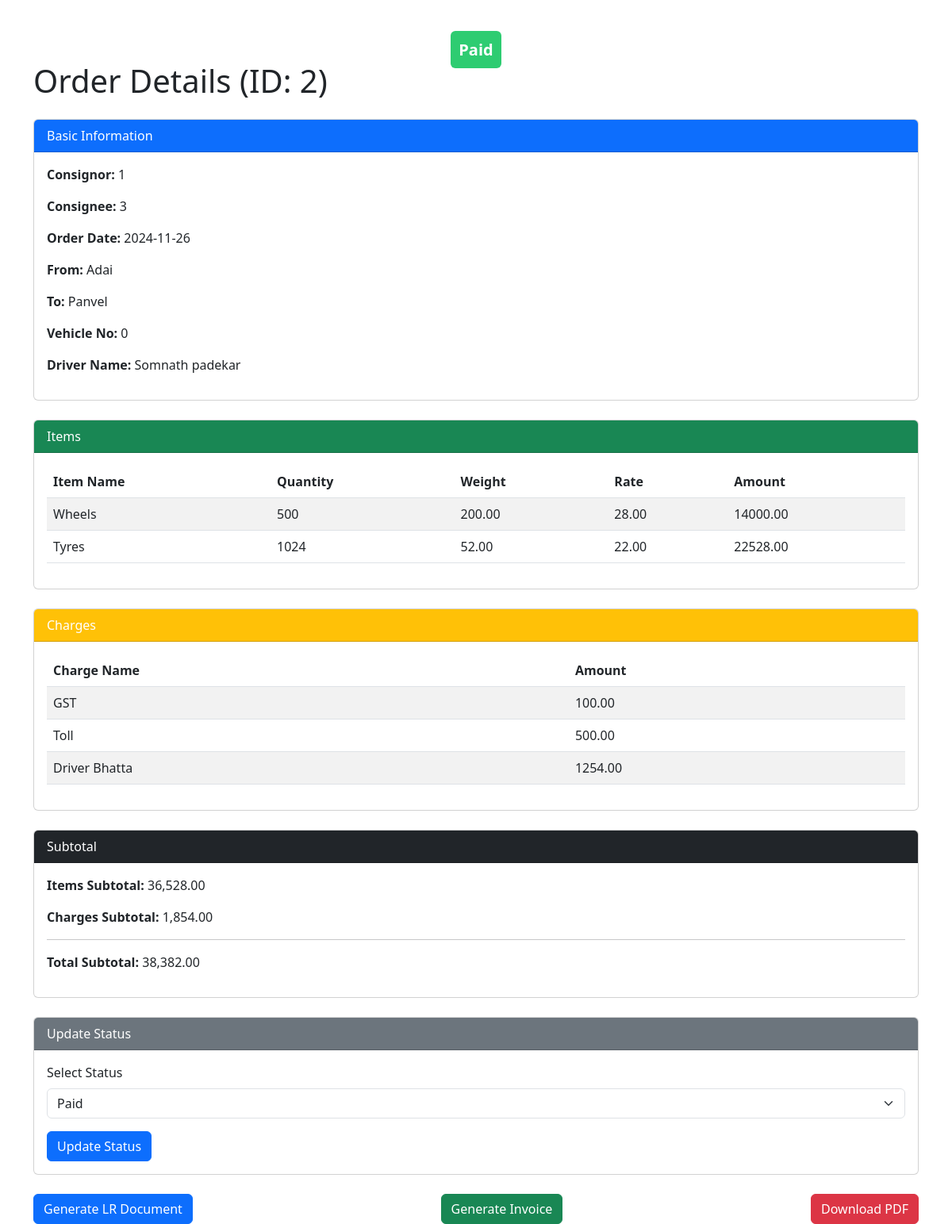
The page /tables/order-details.php?id=2 on the database its author committed.
### tables this page shows
CREATE TABLE `orders` (
  `id` int(11) NOT NULL,
  `Status` varchar(255) NOT NULL,
  `order_name` varchar(255) NOT NULL,
  `customer_name` varchar(255) NOT NULL,
  `order_date` date NOT NULL,
  `fromLocation` varchar(255) NOT NULL,
  `toLocation` varchar(255) NOT NULL,
  `transportMode` varchar(255) NOT NULL,
  `paidBy` varchar(255) NOT NULL,
  `taxPaidBy` varchar(255) NOT NULL,
  `pickupAddress` varchar(255) NOT NULL,
  `deliveryAddress` varchar(255) NOT NULL,
  `vehicletype` varchar(255) NOT NULL,
  `Vehiclecapacity` varchar(255) NOT NULL,
  `Vehicleno` int(255) NOT NULL,
  `DriverName` varchar(255) NOT NULL
);

CREATE TABLE `items` (
  `id` int(11) NOT NULL,
  `order_id` int(11) DEFAULT NULL,
  `item_name` varchar(255) DEFAULT NULL,
  `quantity` int(11) DEFAULT NULL,
  `weight` decimal(10,2) DEFAULT NULL,
  `rate` decimal(10,2) DEFAULT NULL,
  `amount` decimal(10,2) DEFAULT NULL
);

CREATE TABLE `charges` (
  `id` int(11) NOT NULL,
  `order_id` int(11) DEFAULT NULL,
  `charge_name` varchar(255) DEFAULT NULL,
  `amount` decimal(10,2) DEFAULT NULL
);

### tables/order-details.php (the view, shortened to what this page needs)
<?php
$servername = "localhost";
$username = "root";
$password = "";
$dbname = "transportdb";
$conn = new mysqli($servername, $username, $password, $dbname);
$orderId = $_GET['id'];
$orderResult = $conn->query("SELECT * FROM orders WHERE id = $orderId");
$order = $orderResult->fetch_assoc();
$itemResult = $conn->query("SELECT * FROM items WHERE order_id = $orderId");
$chargeResult = $conn->query("SELECT * FROM charges WHERE order_id = $orderId");
$itemTotal = 0;
while ($item = $itemResult->fetch_assoc()) {
    $itemTotal += $item['amount'];
}
$chargeTotal = 0;
while ($charge = $chargeResult->fetch_assoc()) {
    $chargeTotal += $charge['amount'];
}
$subtotal = $itemTotal + $chargeTotal;
?>
<!DOCTYPE html>
<html lang="en">
<head>
    <link rel="stylesheet" href="https://cdn.jsdelivr.net/npm/bootstrap@5.3.0/dist/css/bootstrap.min.css">
</head>
<body>
<div class="container mt-5">
    <div class="status-container">
        <span class="status-badge <?php echo 'status-' . strtolower(str_replace(' ', '-', $order['Status'])); ?>">
            <?php echo $order['Status']; ?>
        </span>
    </div>
    <h1 class="mb-4">Order Details (ID: <?php echo $orderId; ?>)</h1>
    <div class="card mb-4">
        <div class="card-header bg-primary text-white">Basic Information</div>
        <div class="card-body">
            <p><strong>Consignor:</strong> <?php echo $order['order_name']; ?></p>
            <p><strong>Consignee:</strong> <?php echo $order['customer_name']; ?></p>
            <p><strong>Order Date:</strong> <?php echo $order['order_date']; ?></p>
            <p><strong>From:</strong> <?php echo $order['fromLocation']; ?></p>
            <p><strong>To:</strong> <?php echo $order['toLocation']; ?></p>
            <p><strong>Vehicle No:</strong> <?php echo $order['Vehicleno']; ?></p>
            <p><strong>Driver Name:</strong> <?php echo $order['DriverName']; ?></p>
        </div>
    </div>
    <div class="card mb-4">
        <div class="card-header bg-success text-white">Items</div>
        <div class="card-body">
            <table class="table table-striped">
                <thead>
                    <tr>
                        <th>Item Name</th>
                        <th>Quantity</th>
                        <th>Weight</th>
                        <th>Rate</th>
                        <th>Amount</th>
                    </tr>
                </thead>
                <tbody>
                    <?php
                    $itemResult = $conn->query("SELECT * FROM items WHERE order_id = $orderId");
                    while ($item = $itemResult->fetch_assoc()) {
                        echo "<tr>";
                        echo "<td>{$item['item_name']}</td>";
                        echo "<td>{$item['quantity']}</td>";
                        echo "<td>{$item['weight']}</td>";
                        echo "<td>{$item['rate']}</td>";
                        echo "<td>{$item['amount']}</td>";
                        echo "</tr>";
                    }
                    ?>
                </tbody>
            </table>
        </div>
    </div>
    <div class="card mb-4">
        <div class="card-header bg-warning text-white">Charges</div>
        <div class="card-body">
            <table class="table table-striped">
                <thead>
                    <tr>
                        <th>Charge Name</th>
                        <th>Amount</th>
                    </tr>
                </thead>
                <tbody>
                    <?php
                    $chargeResult = $conn->query("SELECT * FROM charges WHERE order_id = $orderId");
                    while ($charge = $chargeResult->fetch_assoc()) {
                        echo "<tr>";
                        echo "<td>{$charge['charge_name']}</td>";
                        echo "<td>{$charge['amount']}</td>";
                        echo "</tr>";
                    }
                    ?>
                </tbody>
            </table>
        </div>
    </div>
    <div class="card mb-4">
        <div class="card-header bg-dark text-white">Subtotal</div>
        <div class="card-body">
            <p><strong>Items Subtotal:</strong> <?php echo number_format($itemTotal, 2); ?></p>
            <p><strong>Charges Subtotal:</strong> <?php echo number_format($chargeTotal, 2); ?></p>
            <hr>
            <p><strong>Total Subtotal:</strong> <?php echo number_format($subtotal, 2); ?></p>
        </div>
    </div>
    <div class="card mb-4">
        <div class="card-header bg-secondary text-white">Update Status</div>
        <div class="card-body">
            <form method="POST" action="">
                <div class="mb-3">
                    <label for="status" class="form-label">Select Status</label>
                    <select name="status" id="status" class="form-select">
                        <option value="Paid" <?php echo ($order['Status'] == 'Paid') ? 'selected' : ''; ?>>Paid</option>
                    </select>
                </div>
                <button type="submit" class="btn btn-primary">Update Status</button>
            </form>
        </div>
    </div>
    <div class="d-flex justify-content-between">
        <a href="../Reports/LR.php?orderId=<?php echo $orderId; ?>" class="btn btn-primary" target="_blank">Generate LR Document</a>
        <a href="../Reports/report.php?id=<?php echo $orderId; ?>" class="btn btn-success" target="_blank">Generate Invoice</a>
        <a href="../Reports/report.php?orderId=<?php echo $orderId; ?>" class="btn btn-danger" target="_blank">Download PDF</a>
    </div>
</div>
</body>
</html>

### tables/order-details.php (style rules this page uses)
.status-container { margin-top: 20px; text-align: center; }
.status-badge { font-size: 1.25rem; font-weight: bold; padding: 10px; border-radius: 0.375rem; }
.status-paid { background-color: #2ecc71; color: white; }

### rows shown on the page
orders: Status "Paid", order_name "1", customer_name "3", order_date "2024-11-26", fromLocation "Adai", toLocation "Panvel", Vehicleno "0", DriverName "Somnath padekar", status "Paid"
items: item_name "Wheels", quantity "500", weight "200.00", rate "28.00", amount "14000.00"
items: item_name "Tyres", quantity "1024", weight "52.00", rate "22.00", amount "22528.00"
charges: charge_name "GST", amount "100.00"
charges: charge_name "Toll", amount "500.00"
charges: charge_name "Driver Bhatta", amount "1254.00"

### other values the page prints
$orderId "2"
$itemTotal "36,528.00"
$chargeTotal "1,854.00"
$subtotal "38,382.00"
